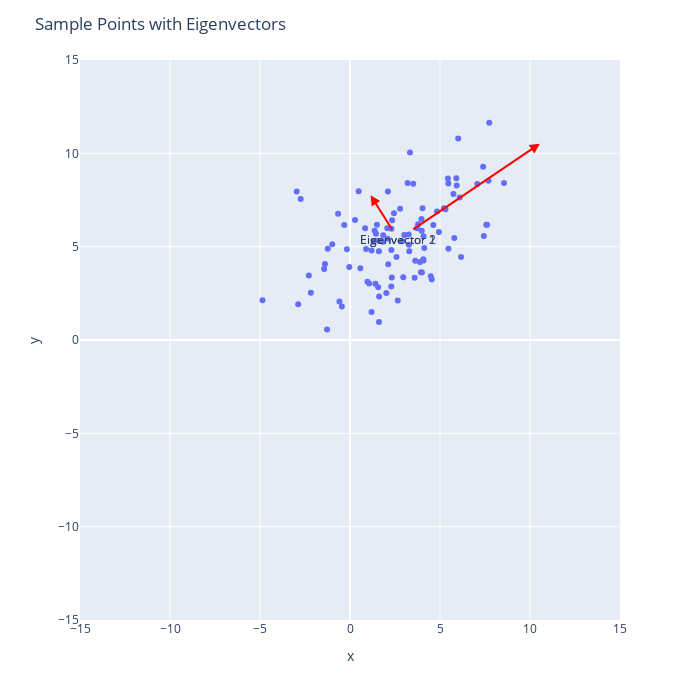

The code cell stored with this chart in its notebook:
### Markdown cell above
### 7.4

### Code cell
fig = px.scatter(x=X_1, y=X_2, range_x=[-15, 15], range_y=[-15, 15], width=600, height=600)
# Set axis ranges to ensure the plot is square
fig.update_xaxes(range=[-15, 15], autorange=False)
fig.update_yaxes(range=[-15, 15], autorange=False)

# Annotations with arrows for eigenvectors
for i in range(len(eigenvalues)):
    fig.add_annotation(
        x=mean_R2[0] + eigenvectors[0, i] * eigenvalues[i], y=mean_R2[1] + eigenvectors[1, i] *eigenvalues[i],
        ax=mean_R2[0],
        ay=mean_R2[1],
        xref="x", yref="y",
        axref="x", ayref="y",
        text=f"Eigenvector {i+1}",
        showarrow=True,
        arrowhead=2,
        arrowsize=1,
        arrowwidth=2,
        arrowcolor="red"
    )

# Update the layout to make the plot square
fig.update_layout(
    autosize=False,
    width=700,
    height=700,
    title="Sample Points with Eigenvectors"
)

# Display the figure
fig.show()

### Figure 1 — Plotly figure (JSON) as saved in the notebook; plotly's stock layout.template omitted (floating-point values rounded to 4 significant figures)
{"data": [{"hovertemplate": "x=%{x}<br>y=%{y}<extra></extra>", "legendgroup": "", "marker": {"color": "#636efa", "symbol": "circle"}, "mode": "markers", "name": "", "orientation": "v", "showlegend": false, "type": "scatter", "x": [4.49, 2.585, 4.943, 7.569, 2.298, 2.298, 7.738, 5.302, 1.592, 4.628, 1.61, 1.603, 3.726, -2.74, -2.175, 1.313, -0.03849, 3.943, 0.2759, -1.237, 7.397, 2.323, 3.203, -1.274, 1.367, 3.333, -0.453, 4.127, 1.198, 2.125, 1.195, 8.557, 2.96, -0.1731, 5.468, -0.6625, 3.627, -2.879, -0.9846, 3.591, 5.215, 3.514, 2.653, 2.097, -1.436, 0.8405, 1.618, 6.171, 4.031, -2.289, 3.972, 1.845, 0.9692, 4.835, 6.093, 5.794, 0.4823, 2.072, 3.994, 5.927, 1.562, 2.443, -0.319, -0.5886, 5.438, 7.069, 2.784, 6.011, 4.085, 1.065, 4.084, 7.614, 2.893, 7.694, -4.859, 5.466, 3.261, 2.103, 3.275, -2.963, 2.341, 4.071, 7.434, 1.445, 0.5745, 1.495, 5.746, 3.986, 1.411, 4.54, 3.291, 5.906, 0.8938, 2.017, 1.824, -1.391, 3.888, 3.783, 3.015, 2.296], "xaxis": "x", "y": [3.414, 4.451, 5.786, 6.18, 4.826, 5.957, 11.64, 7.0, 5.311, 6.165, 0.9673, 4.748, 5.983, 7.557, 2.528, 5.26, 3.911, 3.634, 6.424, 4.885, 9.281, 3.343, 8.407, 0.5592, 5.857, 10.05, 1.792, 4.931, 4.798, 4.056, 1.496, 8.416, 3.355, 4.861, 4.895, 6.769, 4.247, 1.916, 5.135, 3.334, 7.063, 8.371, 2.112, 5.418, 3.802, 5.984, 2.335, 4.445, 7.059, 3.449, 6.487, 5.615, 3.125, 6.882, 7.633, 5.468, 7.973, 5.984, 3.614, 8.276, 2.832, 6.796, 6.158, 2.064, 8.646, 8.36, 7.036, 10.8, 5.552, 3.025, 4.263, 6.175, 5.292, 8.529, 2.124, 8.387, 5.657, 7.959, 5.108, 7.959, 6.422, 4.321, 5.575, 5.688, 3.84, 6.175, 7.82, 5.847, 3.012, 3.24, 4.753, 8.666, 4.875, 2.517, 5.258, 4.075, 4.176, 6.199, 5.624, 2.862], "yaxis": "y"}], "layout": {"annotations": [{"arrowcolor": "red", "arrowhead": 2, "arrowsize": 1, "arrowwidth": 2, "ax": 2.688, "axref": "x", "ay": 5.389, "ayref": "y", "showarrow": true, "text": "Eigenvector 1", "x": 10.55, "xref": "x", "y": 10.52, "yref": "y"}, {"arrowcolor": "red", "arrowhead": 2, "arrowsize": 1, "arrowwidth": 2, "ax": 2.688, "axref": "x", "ay": 5.389, "ayref": "y", "showarrow": true, "text": "Eigenvector 2", "x": 1.144, "xref": "x", "y": 7.754, "yref": "y"}], "autosize": false, "height": 700, "legend": {"tracegroupgap": 0}, "margin": {"t": 60}, "title": {"text": "Sample Points with Eigenvectors"}, "width": 700, "xaxis": {"anchor": "y", "autorange": false, "domain": [0, 1], "range": [-15, 15], "title": {"text": "x"}}, "yaxis": {"anchor": "x", "autorange": false, "domain": [0, 1], "range": [-15, 15], "title": {"text": "y"}}}}
